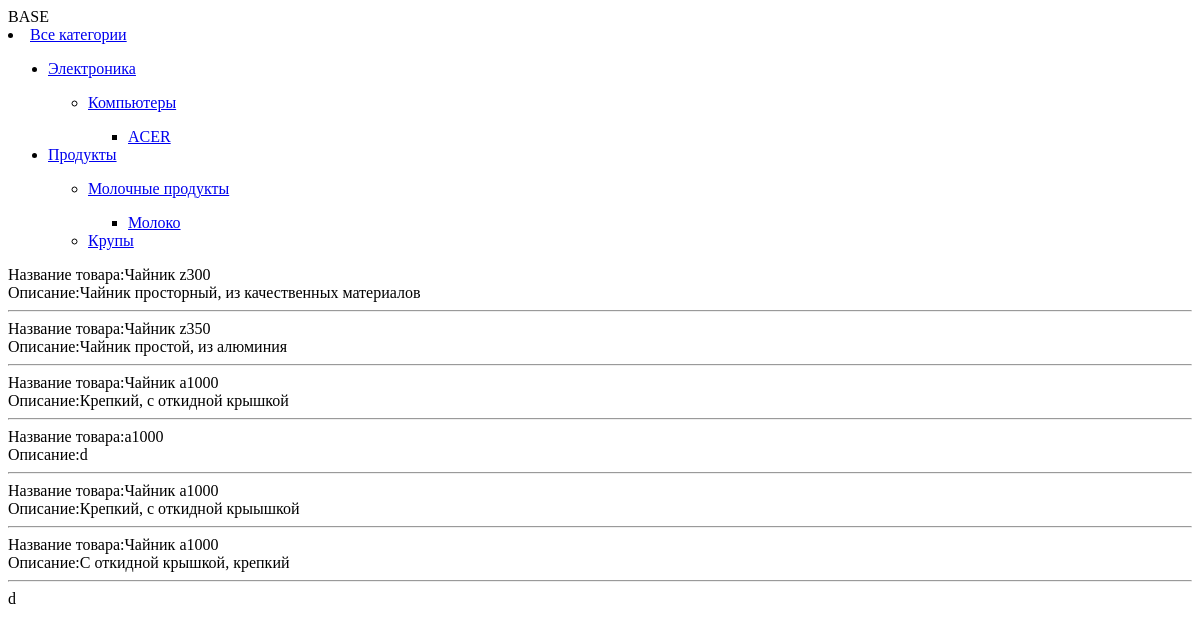
Before: /pro/ with the older database file.
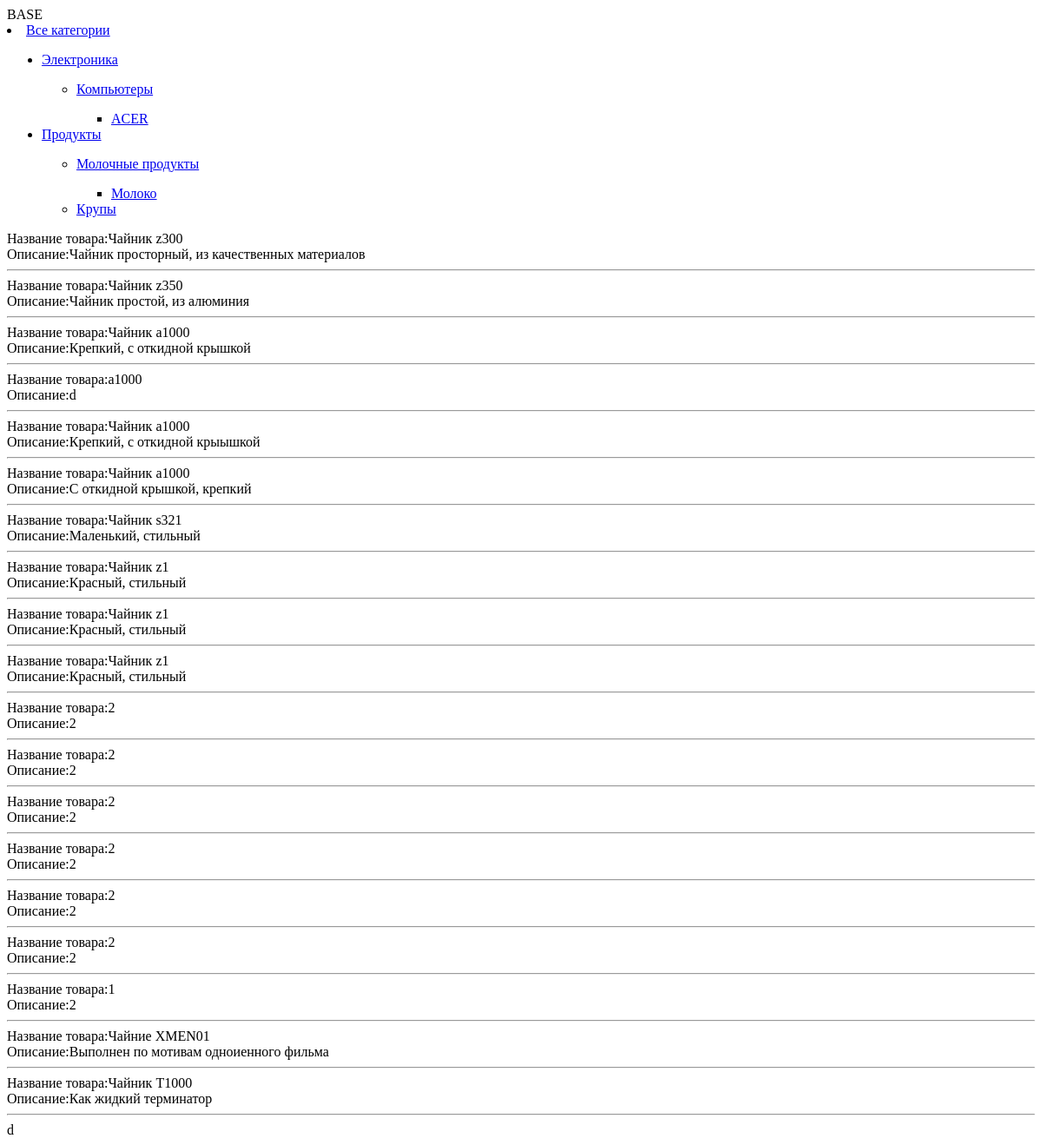
After: the same page with the newer database file.
### Menu/models.py (models this page shows, shortened)
class MenuItem(MPTTModel):
    name = models.CharField(max_length=100, unique=True)
    url = models.CharField('Ссылка', max_length=255)
    position = models.PositiveIntegerField('Позиция', default=1)
    parent = TreeForeignKey('self', on_delete=models.CASCADE, null=True, blank=True, related_name='children')
    class MPTTMeta:
        order_insertion_by = ['position']
    def __str__(self):
        return self.name
    class Meta:
        verbose_name = 'Пункт меню'
        verbose_name_plural = 'Пункты меню'

class Product(models.Model):
    name = models.CharField(max_length=250, verbose_name='Название')
    description = models.TextField(verbose_name='Описание')
    categories = models.ManyToManyField('Category', through="ProductCategory")
    class Meta:
        verbose_name = 'Товар'
        verbose_name_plural = 'Товары'

### Menu/views.py (the view)
# urls.py: path('pro/', ProductList.as_view(), name='pro'),
class ProductList(ListView):
    model = Product
    template_name = 'base.html'
    context_object_name = 'pro'

### Menu/templatetags/common_tags.py (called while the page is built)
@register.inclusion_tag('menu.html', takes_context=True)
def show_menu(context):
    menu0 = MenuItem.objects.filter(level=0)
    context = {'menu0': menu0}
    return context

### Menu/templates/base.html (shortened to what this page needs)
{% load common_tags %}
<!DOCTYPE html>
<html lang="en">
<head>
</head>
<body>
BASE
{% show_menu %}
{% for p in pro %}
Название товара:{{ p.name }}
<br>
Описание:{{ p.description }}
<hr>
{% endfor %}
d
</body>
</html>

### Menu/templates/menu.html
{% for mem in menu0 %}
{% if mem.get_children %}
<li class="nav-iten dropdown">
    <a class="nav-link dropdown-toggle" href="#">{{ mem }}</a>
    <ul class="dropdown-menu" aria-labelledby="dropdown03">
                {% for m1 in mem.get_children %}
                {% if m1.get_children %}
                    <li class="nav-iten dropdown">
                        <a class="nav-link dropdown-toggle" href="#">{{ m1 }}</a></ul>
                        <ul class="dropdown-menu" aria-labelledby="dropdown03">
                            {% for m2 in m1.get_children %}
                            {% if m2.get_children %}
                            <ul><li class="nav-iten dropdown">
                                <a class="nav-link dropdown-toggle" href="#">{{ m2 }}</a></ul></ul>
                                <ul class="dropdown-menu" aria-labelledby="dropdown03">
                                    {% for m3 in m2.get_children %}
                                    {% if m3.get_children %}
                            <ul><ul><li class="nav-iten dropdown">
                                <a class="nav-link dropdown-toggle" href="#">{{ m3 }}</a></ul></ul></ul>
                                <ul class="dropdown-menu" aria-labelledby="dropdown03">
                                    {% else %}
                                    <ul><ul><li><a class="dropdown-item" href="#">{{ m3 }}</a></li></ul></ul>
                                    {% endif %}
                                    {% endfor %}
                                    {% else %}
                                    <ul><li><a class="dropdown-item" href="#">{{ m2 }}</a></li></ul>
                                    {% endif %}
                                    {% endfor %}
                {% else %}
                        <li><a class="dropdown-item" href="#">{{ m1 }}</a></li>
                        {% endif %}
        {% endfor %}
        {% else %}
                <li><a class="dropdown-item" href="#">{{ m_m }}</a></li>
                {% endif %}
        {% endfor %}
    </ul>
</li>

Changed rows visible on the page:
added Product: name "Чайник s321", description "Маленький, стильный"
added Product: name "Чайник z1", description "Красный, стильный"
added Product: name "Чайник z1", description "Красный, стильный"
added Product: name "Чайник z1", description "Красный, стильный"
added Product: name "2", description "2"
added Product: name "2", description "2"
added Product: name "2", description "2"
added Product: name "2", description "2"
added Product: name "2", description "2"
added Product: name "2", description "2"
added Product: name "1", description "2"
added Product: name "Чайние XMEN01", description "Выполнен по мотивам одноиенного фильма"
added Product: name "Чайник T1000", description "Как жидкий терминатор"
